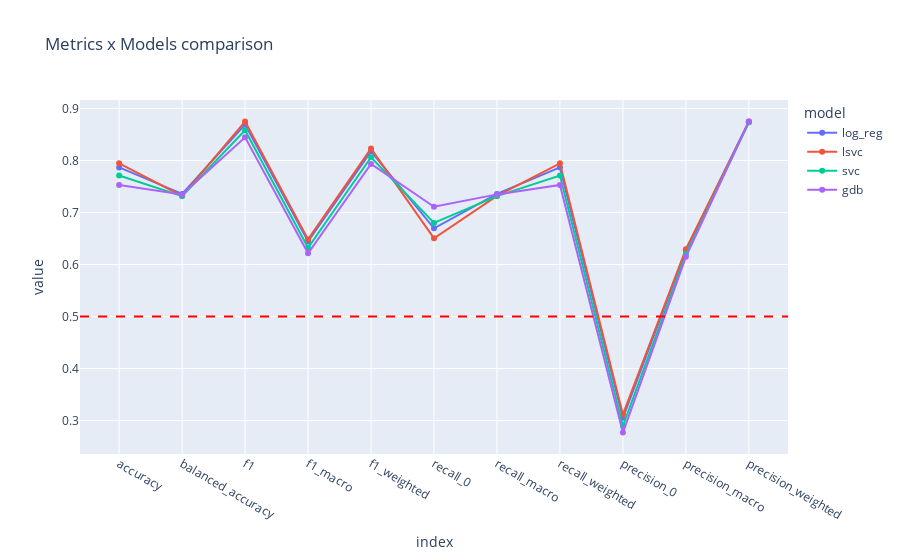

The code cell stored with this chart in its notebook:
### Code cell
# Top 4 metrics x models comparison 
lineplot_metrics(top4_data)

### Figure 1 — Plotly figure (JSON) as saved in the notebook; plotly's stock layout.template omitted (floating-point values rounded to 4 significant figures)
{"data": [{"hovertemplate": "model=log_reg<br>index=%{x}<br>value=%{y}<extra></extra>", "legendgroup": "log_reg", "line": {"color": "#636efa", "dash": "solid"}, "marker": {"symbol": "circle"}, "mode": "lines+markers", "name": "log_reg", "orientation": "v", "showlegend": true, "type": "scatter", "x": ["accuracy", "balanced_accuracy", "f1", "f1_macro", "f1_weighted", "recall_0", "recall_macro", "recall_weighted", "precision_0", "precision_macro", "precision_weighted"], "xaxis": "x", "y": [0.7866, 0.7357, 0.8693, 0.6443, 0.8175, 0.6696, 0.7357, 0.7866, 0.3052, 0.6272, 0.8751], "yaxis": "y"}, {"hovertemplate": "model=lsvc<br>index=%{x}<br>value=%{y}<extra></extra>", "legendgroup": "lsvc", "line": {"color": "#EF553B", "dash": "solid"}, "marker": {"symbol": "circle"}, "mode": "lines+markers", "name": "lsvc", "orientation": "v", "showlegend": true, "type": "scatter", "x": ["accuracy", "balanced_accuracy", "f1", "f1_macro", "f1_weighted", "recall_0", "recall_macro", "recall_weighted", "precision_0", "precision_macro", "precision_weighted"], "xaxis": "x", "y": [0.7945, 0.7318, 0.8751, 0.6482, 0.8229, 0.6504, 0.7318, 0.7945, 0.3116, 0.6293, 0.874], "yaxis": "y"}, {"hovertemplate": "model=svc<br>index=%{x}<br>value=%{y}<extra></extra>", "legendgroup": "svc", "line": {"color": "#00cc96", "dash": "solid"}, "marker": {"symbol": "circle"}, "mode": "lines+markers", "name": "svc", "orientation": "v", "showlegend": true, "type": "scatter", "x": ["accuracy", "balanced_accuracy", "f1", "f1_macro", "f1_weighted", "recall_0", "recall_macro", "recall_weighted", "precision_0", "precision_macro", "precision_weighted"], "xaxis": "x", "y": [0.7711, 0.7315, 0.8583, 0.6321, 0.8062, 0.68, 0.7315, 0.7711, 0.2894, 0.6195, 0.8736], "yaxis": "y"}, {"hovertemplate": "model=gdb<br>index=%{x}<br>value=%{y}<extra></extra>", "legendgroup": "gdb", "line": {"color": "#ab63fa", "dash": "solid"}, "marker": {"symbol": "circle"}, "mode": "lines+markers", "name": "gdb", "orientation": "v", "showlegend": true, "type": "scatter", "x": ["accuracy", "balanced_accuracy", "f1", "f1_macro", "f1_weighted", "recall_0", "recall_macro", "recall_weighted", "precision_0", "precision_macro", "precision_weighted"], "xaxis": "x", "y": [0.7531, 0.7348, 0.8446, 0.6216, 0.7933, 0.7111, 0.7348, 0.7531, 0.2768, 0.6148, 0.8751], "yaxis": "y"}], "layout": {"legend": {"title": {"text": "model"}, "tracegroupgap": 0}, "shapes": [{"line": {"color": "red", "dash": "dash"}, "type": "line", "x0": 0, "x1": 1, "xref": "x domain", "y0": 0.5, "y1": 0.5, "yref": "y"}], "title": {"text": "Metrics x Models comparison"}, "xaxis": {"anchor": "y", "domain": [0, 1], "title": {"text": "index"}}, "yaxis": {"anchor": "x", "domain": [0, 1], "dtick": 0.1, "tick0": 0, "title": {"text": "value"}}}}
